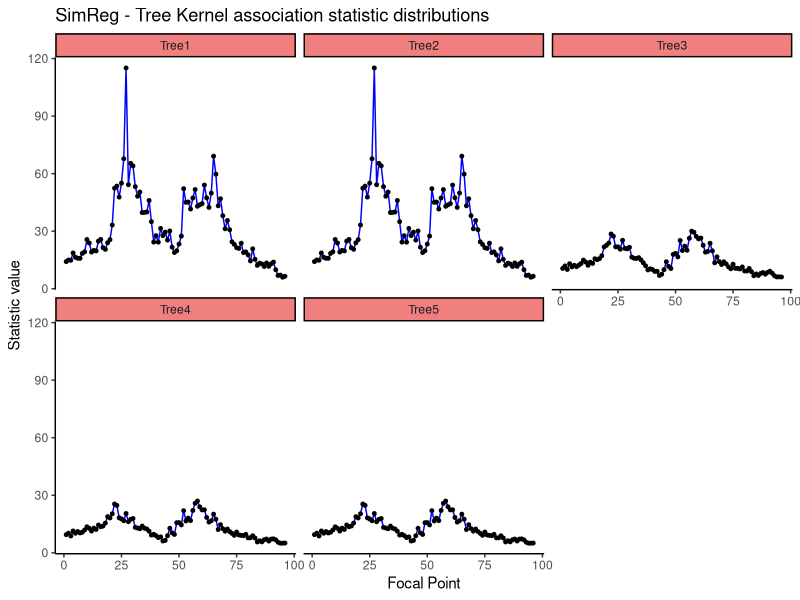
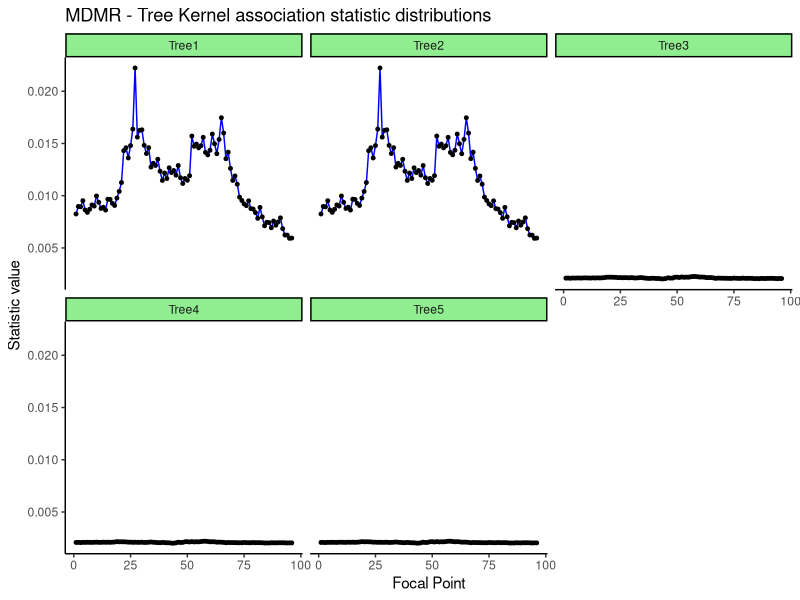
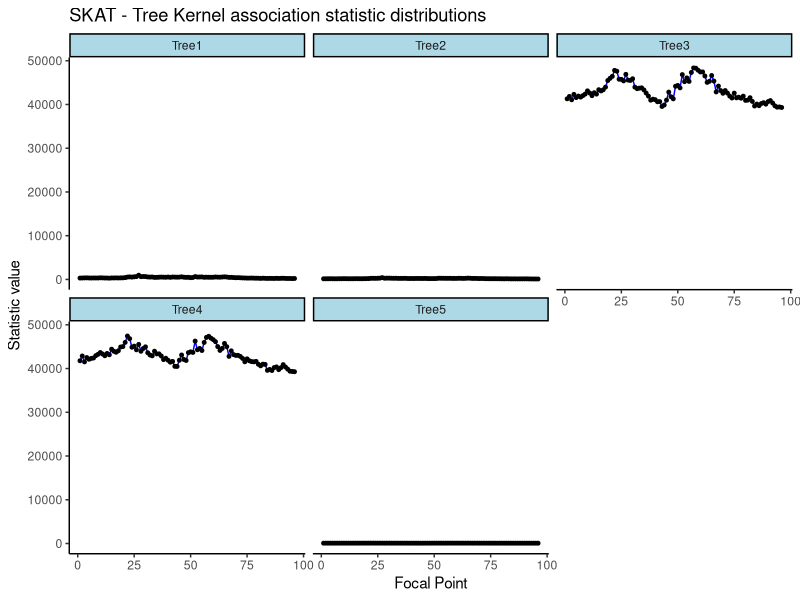

The R script that drew these images, in order:
#This script produces boxplots of tree association statistics....

setwd("C:/Users/Peter/Documents/Uottawa/2018 - 2019 Honour's project/Cluster files/Final codes/Genetic-Association-Methodology-Research/Crohns Disease/Tree Kernel Analysis/Results and Analysis")

#Data Processing steps...
GTSR_data = read.table("GTSR_mean_results.txt" ) 
MDMR_data = read.table("MDMR_mean_results.txt")
SKAT_data = read.table("SKAT_mean_results.txt")


my_column_names= c("Tree1", "Tree2", "Tree3", "Tree4", "Tree5" )

colnames(GTSR_data) = my_column_names
colnames(MDMR_data) = my_column_names
colnames(SKAT_data) = my_column_names

library(reshape)

GTSR_reshaped = melt(na.omit(GTSR_data))
GTSR_reshaped$x_column = rep(c(1:96),5) 
#x_column is a variable denoting the focal points

MDMR_reshaped = melt(na.omit(MDMR_data))
MDMR_reshaped$x_column = rep(c(1:96),5)

SKAT_reshaped = melt(na.omit(SKAT_data))
SKAT_reshaped$x_column = rep(c(1:96),5)

#####-----------------------------------------------------------------------------------#####
library(ggplot2)



ggplot(GTSR_reshaped, aes(x=x_column, y = value))+ facet_wrap(~variable) +
  #geom_boxplot(outlier.colour="red", outlier.shape=8, outlier.size=4) + 
  geom_line(color="blue") + 
  geom_point(colour = "black", fill="white", size = 1)+
  ggtitle("SimReg - Tree Kernel association statistic distributions") +
  xlab("Focal Point") + ylab("Statistic value") +
  theme_classic() + 
  theme(strip.background = element_rect(fill="lightcoral")) +
  scale_fill_discrete(name = "Kernel")

ggplot(MDMR_reshaped, aes(x=x_column, y = value))+ facet_wrap(~variable) +
  geom_line(color="blue") + 
  geom_point(colour = "black", fill="white", size = 1)+
  ggtitle("MDMR - Tree Kernel association statistic distributions") +
  xlab("Focal Point") + ylab("Statistic value") +
  theme_classic() + 
  theme(strip.background = element_rect(fill="lightgreen")) +
  scale_fill_discrete(name = "Kernel")


ggplot(SKAT_reshaped, aes(x=x_column, y = value))+ facet_wrap(~variable) +
  geom_line(color="blue") + 
  geom_point(colour = "black", fill="white", size = 1)+ 
  ggtitle("SKAT - Tree Kernel association statistic distributions") +
  xlab("Focal Point") + ylab("Statistic value") +
  theme_classic() + 
  theme(strip.background = element_rect(fill="lightblue")) +
  scale_fill_discrete(name = "Kernel")
